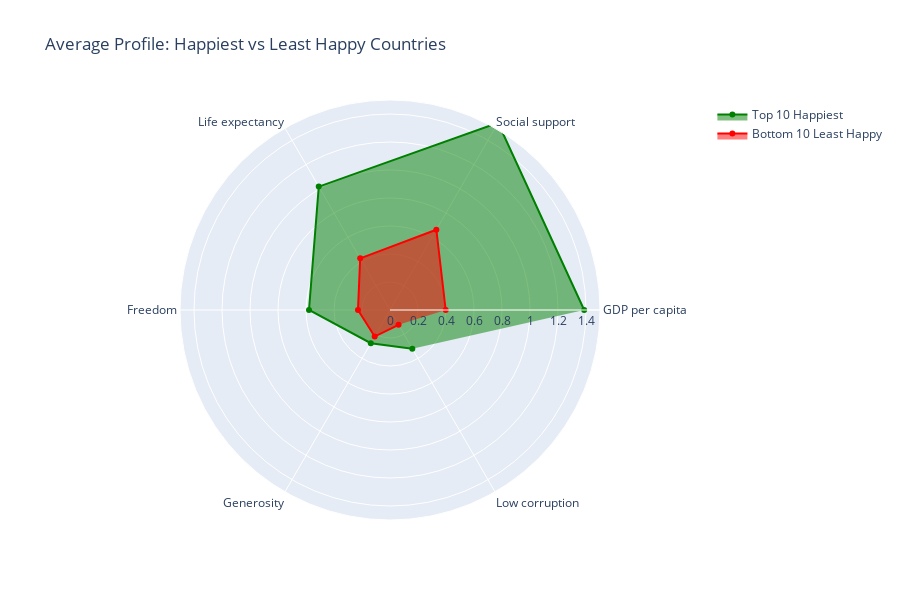

Write notebook code for a chart like this one.
### Markdown cell above
## 🎯 Visualization 5: Radar Chart - Comparing Top vs Bottom Countries

Let's compare the profiles of happy vs unhappy countries across all factors.

### Code cell
# Calculate average values for top 10 and bottom 10
top10_avg = top10[factor_cols].mean()
bottom10_avg = bottom10[factor_cols].mean()

# Create radar chart
categories = ['GDP per capita', 'Social support', 'Life expectancy', 
              'Freedom', 'Generosity', 'Low corruption']

fig = go.Figure()

fig.add_trace(go.Scatterpolar(
    r=top10_avg.values,
    theta=categories,
    fill='toself',
    name='Top 10 Happiest',
    line_color='green'
))

fig.add_trace(go.Scatterpolar(
    r=bottom10_avg.values,
    theta=categories,
    fill='toself',
    name='Bottom 10 Least Happy',
    line_color='red'
))

fig.update_layout(
    polar=dict(radialaxis=dict(visible=True, range=[0, 1.5])),
    showlegend=True,
    title='Average Profile: Happiest vs Least Happy Countries',
    height=600
)

fig.show()

### Figure 1 — Plotly figure (JSON) as saved in the notebook; plotly's stock layout.template omitted (floating-point values rounded to 4 significant figures)
{"data": [{"fill": "toself", "line": {"color": "green"}, "name": "Top 10 Happiest", "r": [1.387, 1.544, 1.018, 0.5786, 0.2741, 0.319], "theta": ["GDP per capita", "Social support", "Life expectancy", "Freedom", "Generosity", "Low corruption"], "type": "scatterpolar"}, {"fill": "toself", "line": {"color": "red"}, "name": "Bottom 10 Least Happy", "r": [0.3978, 0.6622, 0.4259, 0.2287, 0.2189, 0.1226], "theta": ["GDP per capita", "Social support", "Life expectancy", "Freedom", "Generosity", "Low corruption"], "type": "scatterpolar"}], "layout": {"height": 600, "polar": {"radialaxis": {"range": [0, 1.5], "visible": true}}, "showlegend": true, "title": {"text": "Average Profile: Happiest vs Least Happy Countries"}}}
